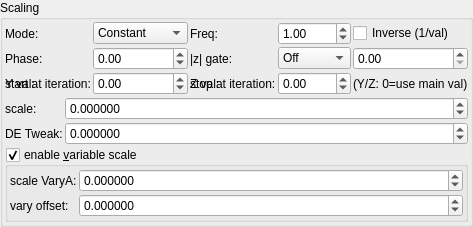
    <widget class="QGroupBox" name="groupBox_9">
     <property name="title">
      <string>Scaling</string>
     </property>
     <layout class="QVBoxLayout" name="verticalLayout_13" stretch="0,0,0">
      <property name="spacing">
       <number>2</number>
      </property>
      <property name="leftMargin">
       <number>2</number>
      </property>
      <property name="topMargin">
       <number>2</number>
      </property>
      <property name="rightMargin">
       <number>2</number>
      </property>
      <property name="bottomMargin">
       <number>2</number>
      </property>
      <item>
       <layout class="QGridLayout" name="gridLayout_85">
        <property name="spacing">
         <number>2</number>
        </property>
        <item row="3" column="0">
         <widget class="QLabel" name="label_86">
          <property name="text">
           <string>start at iteration:</string>
          </property>
         </widget>
        </item>
        <item row="3" column="1">
         <widget class="MySpinBox" name="spinboxInt_transf_start_iterations_E">
          <property name="sizePolicy">
           <sizepolicy hsizetype="Minimum" vsizetype="Maximum">
            <horstretch>0</horstretch>
            <verstretch>0</verstretch>
           </sizepolicy>
          </property>
          <property name="minimum">
           <number>0</number>
          </property>
          <property name="maximum">
           <number>999</number>
          </property>
          <property name="value">
           <number>0</number>
          </property>
         </widget>
        </item>
        <item row="3" column="2">
         <widget class="QLabel" name="label_59">
          <property name="text">
           <string>stop at iteration:</string>
          </property>
         </widget>
        </item>
        <item row="3" column="3">
         <widget class="MySpinBox" name="spinboxInt_transf_stop_iterations_E">
          <property name="sizePolicy">
           <sizepolicy hsizetype="Preferred" vsizetype="Maximum">
            <horstretch>0</horstretch>
            <verstretch>0</verstretch>
           </sizepolicy>
          </property>
          <property name="maximum">
           <number>999</number>
          </property>
         </widget>
        </item>
      <item row="1" column="0">
       <widget class="QLabel"><property name="text"><string>Mode:</string></property></widget>
      </item>
      <item row="1" column="1">
       <widget class="MyComboBox" name="comboBox_transf_multiplier_value_mode_4">
        <item><property name="text"><string notr="true">Constant</string></property></item>
        <item><property name="text"><string notr="true">Sine</string></property></item>
        <item><property name="text"><string notr="true">Ramp</string></property></item>
        <item><property name="text"><string notr="true">Exponential</string></property></item>
        <item><property name="text"><string notr="true">Triangle</string></property></item>
        <item><property name="text"><string notr="true">Square</string></property></item>
        <item><property name="text"><string notr="true">Smoothstep</string></property></item>
        <item><property name="text"><string notr="true">Noise</string></property></item>
        <item><property name="text"><string notr="true">Ping-pong</string></property></item>
        <item><property name="text"><string notr="true">Stepped</string></property></item>
       </widget>
      </item>
      <item row="1" column="2">
       <widget class="QLabel"><property name="text"><string>Freq:</string></property></widget>
      </item>
      <item row="1" column="3">
       <widget class="MyDoubleSpinBox" name="spinbox_transf_multiplier_frequency_4">
        <property name="minimum"><double>0.01</double></property><property name="maximum"><double>100.0</double></property>
        <property name="singleStep"><double>0.1</double></property><property name="value"><double>1.0</double></property>
       </widget>
      </item>
      <item row="1" column="4" colspan="2">
       <widget class="MyCheckBox" name="checkBox_transf_multiplier_inverse_4">
        <property name="text"><string>Inverse (1/val)</string></property>
       </widget>
      </item>
      <item row="2" column="0">
       <widget class="QLabel"><property name="text"><string>Phase:</string></property></widget>
      </item>
      <item row="2" column="1">
       <widget class="MyDoubleSpinBox" name="spinbox_transf_multiplier_phase_4">
        <property name="minimum"><double>-10.0</double></property><property name="maximum"><double>10.0</double></property>
        <property name="singleStep"><double>0.1</double></property><property name="value"><double>0.0</double></property>
       </widget>
      </item>
      <item row="2" column="2">
       <widget class="QLabel"><property name="text"><string>|z| gate:</string></property></widget>
      </item>
      <item row="2" column="3">
       <widget class="MyComboBox" name="comboBox_transf_multiplier_threshold_mode_4">
        <item><property name="text"><string notr="true">Off</string></property></item>
        <item><property name="text"><string notr="true">&gt; thresh</string></property></item>
        <item><property name="text"><string notr="true">&lt; thresh</string></property></item>
       </widget>
      </item>
      <item row="2" column="4" colspan="2">
       <widget class="MyDoubleSpinBox" name="spinbox_transf_multiplier_threshold_4">
        <property name="minimum"><double>0.0</double></property><property name="maximum"><double>1000.0</double></property>
        <property name="singleStep"><double>0.1</double></property><property name="value"><double>0.0</double></property>
       </widget>
      </item>
      <item row="3" column="0">
       <widget class="QLabel"><property name="text"><string>Y val:</string></property></widget>
      </item>
      <item row="3" column="1">
       <widget class="MyDoubleSpinBox" name="spinbox_transf_multiplier_scale_y_4">
        <property name="minimum"><double>-100.0</double></property><property name="maximum"><double>100.0</double></property>
        <property name="singleStep"><double>0.01</double></property><property name="value"><double>0.0</double></property>
       </widget>
      </item>
      <item row="3" column="2">
       <widget class="QLabel"><property name="text"><string>Z val:</string></property></widget>
      </item>
      <item row="3" column="3">
       <widget class="MyDoubleSpinBox" name="spinbox_transf_multiplier_scale_z_4">
        <property name="minimum"><double>-100.0</double></property><property name="maximum"><double>100.0</double></property>
        <property name="singleStep"><double>0.01</double></property><property name="value"><double>0.0</double></property>
       </widget>
      </item>
      <item row="3" column="4" colspan="2">
       <widget class="QLabel"><property name="text"><string notr="true">(Y/Z: 0=use main val)</string></property></widget>
      </item>
       </layout>
      </item>
      <item>
       <layout class="QGridLayout" name="gridLayout_32" columnstretch="0,1">
        <property name="spacing">
         <number>2</number>
        </property>
        <item row="3" column="0">
         <widget class="QLabel" name="label_152">
          <property name="text">
           <string>DE Tweak:</string>
          </property>
         </widget>
        </item>
        <item row="3" column="1">
         <widget class="MyDoubleSpinBox" name="spinbox_analyticDE_offset_1">
          <property name="sizePolicy">
           <sizepolicy hsizetype="Minimum" vsizetype="Maximum">
            <horstretch>0</horstretch>
            <verstretch>0</verstretch>
           </sizepolicy>
          </property>
          <property name="prefix">
           <string/>
          </property>
          <property name="suffix">
           <string/>
          </property>
          <property name="decimals">
           <number>6</number>
          </property>
          <property name="minimum">
           <double>-99.989999999999995</double>
          </property>
          <property name="maximum">
           <double>99.989999999999995</double>
          </property>
          <property name="singleStep">
           <double>0.100000000000000</double>
          </property>
         </widget>
        </item>
        <item row="1" column="1" rowspan="2">
         <widget class="MyDoubleSpinBox" name="spinbox_transf_scale_2">
          <property name="sizePolicy">
           <sizepolicy hsizetype="Minimum" vsizetype="Maximum">
            <horstretch>0</horstretch>
            <verstretch>0</verstretch>
           </sizepolicy>
          </property>
          <property name="prefix">
           <string/>
          </property>
          <property name="suffix">
           <string/>
          </property>
          <property name="decimals">
           <number>6</number>
          </property>
          <property name="minimum">
           <double>-99.989999999999995</double>
          </property>
          <property name="maximum">
           <double>99.989999999999995</double>
          </property>
          <property name="singleStep">
           <double>0.100000000000000</double>
          </property>
         </widget>
        </item>
        <item row="1" column="0" rowspan="2">
         <widget class="QLabel" name="label_8">
          <property name="text">
           <string>scale:</string>
          </property>
         </widget>
        </item>
       </layout>
      </item>
      <item>
       <widget class="MyGroupBox" name="groupCheck_transf_function_enabledK_false">
        <property name="title">
         <string>enable &amp;variable scale</string>
        </property>
        <property name="checkable">
         <bool>true</bool>
        </property>
        <layout class="QVBoxLayout" name="verticalLayout_15" stretch="0">
         <property name="spacing">
          <number>2</number>
         </property>
         <property name="leftMargin">
          <number>2</number>
         </property>
         <property name="topMargin">
          <number>2</number>
         </property>
         <property name="rightMargin">
          <number>2</number>
         </property>
         <property name="bottomMargin">
          <number>2</number>
         </property>
         <item>
          <layout class="QGridLayout" name="gridLayout_31" columnstretch="0,1">
           <property name="spacing">
            <number>2</number>
           </property>
           <item row="1" column="1">
            <widget class="MyDoubleSpinBox" name="spinbox_transf_scale_vary_0">
             <property name="sizePolicy">
              <sizepolicy hsizetype="Minimum" vsizetype="Maximum">
               <horstretch>0</horstretch>
               <verstretch>0</verstretch>
              </sizepolicy>
             </property>
             <property name="prefix">
              <string/>
             </property>
             <property name="suffix">
              <string/>
             </property>
             <property name="decimals">
              <number>6</number>
             </property>
             <property name="minimum">
              <double>-99.989999999999995</double>
             </property>
             <property name="maximum">
              <double>99.989999999999995</double>
             </property>
             <property name="singleStep">
              <double>0.010000000000000</double>
             </property>
            </widget>
           </item>
           <item row="2" column="1">
            <widget class="MyDoubleSpinBox" name="spinbox_transf_scaleC_1">
             <property name="sizePolicy">
              <sizepolicy hsizetype="Minimum" vsizetype="Maximum">
               <horstretch>0</horstretch>
               <verstretch>0</verstretch>
              </sizepolicy>
             </property>
             <property name="prefix">
              <string/>
             </property>
             <property name="suffix">
              <string/>
             </property>
             <property name="decimals">
              <number>6</number>
             </property>
             <property name="minimum">
              <double>-99.989999999999995</double>
             </property>
             <property name="maximum">
              <double>99.989999999999995</double>
             </property>
             <property name="singleStep">
              <double>0.100000000000000</double>
             </property>
            </widget>
           </item>
           <item row="2" column="0">
            <widget class="QLabel" name="label_150">
             <property name="text">
              <string>vary offset:</string>
             </property>
            </widget>
           </item>
           <item row="1" column="0">
            <widget class="QLabel" name="label_145">
             <property name="text">
              <string>scale VaryA:</string>
             </property>
            </widget>
           </item>
          </layout>
         </item>
        </layout>
       </widget>
      </item>
     </layout>
    </widget>
